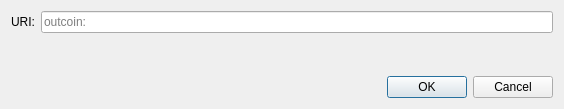
<?xml version="1.0" encoding="UTF-8"?>
<ui version="4.0">
 <class>OpenURIDialog</class>
 <widget class="QDialog" name="OpenURIDialog">
  <property name="geometry">
   <rect>
    <x>0</x>
    <y>0</y>
    <width>564</width>
    <height>109</height>
   </rect>
  </property>
  <property name="windowTitle">
   <string>Open outcoin URI</string>
  </property>
  <layout class="QVBoxLayout" name="verticalLayout">
   <item>
    <layout class="QHBoxLayout" name="horizontalLayout">
     <item>
      <widget class="QLabel" name="label">
       <property name="text">
        <string>URI:</string>
       </property>
      </widget>
     </item>
     <item>
      <widget class="QValidatedLineEdit" name="uriEdit">
       <property name="placeholderText">
        <string notr="true">outcoin:</string>
       </property>
      </widget>
     </item>
    </layout>
   </item>
   <item>
    <spacer name="verticalSpacer">
     <property name="orientation">
      <enum>Qt::Vertical</enum>
     </property>
     <property name="sizeHint" stdset="0">
      <size>
       <width>20</width>
       <height>40</height>
      </size>
     </property>
    </spacer>
   </item>
   <item>
    <widget class="QDialogButtonBox" name="buttonBox">
     <property name="orientation">
      <enum>Qt::Horizontal</enum>
     </property>
     <property name="standardButtons">
      <set>QDialogButtonBox::Cancel|QDialogButtonBox::Ok</set>
     </property>
    </widget>
   </item>
  </layout>
 </widget>
 <customwidgets>
  <customwidget>
   <class>QValidatedLineEdit</class>
   <extends>QLineEdit</extends>
   <header>qt/qvalidatedlineedit.h</header>
  </customwidget>
 </customwidgets>
 <resources/>
 <connections>
  <connection>
   <sender>buttonBox</sender>
   <signal>accepted()</signal>
   <receiver>OpenURIDialog</receiver>
   <slot>accept()</slot>
   <hints>
    <hint type="sourcelabel">
     <x>248</x>
     <y>254</y>
    </hint>
    <hint type="destinationlabel">
     <x>157</x>
     <y>274</y>
    </hint>
   </hints>
  </connection>
  <connection>
   <sender>buttonBox</sender>
   <signal>rejected()</signal>
   <receiver>OpenURIDialog</receiver>
   <slot>reject()</slot>
   <hints>
    <hint type="sourcelabel">
     <x>316</x>
     <y>260</y>
    </hint>
    <hint type="destinationlabel">
     <x>286</x>
     <y>274</y>
    </hint>
   </hints>
  </connection>
 </connections>
</ui>
